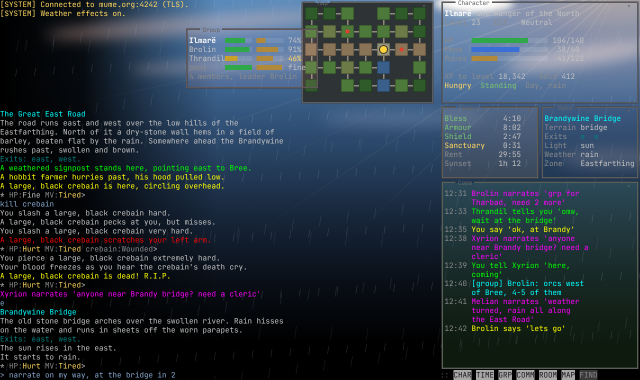
#> input picture notes/research/frame-mockup/main.png, 1280 x 760 px (shown at 1/2 size)
$ python imgdiff.py ../../../frame-mockup/main.png ../../../frame-mockup/montage.png out.png
#> lines starting #> are read from the running program, lines starting #| are printed output that depends on the picture
# Pixel diff of two screenshots, restricted to a box (default: the game pane
# area, left 1422×969 CSS px at DPR 2). Prints the count of differing pixels,
# the max channel delta, the rows (in cells) that differ, and writes a diff
# image with the differing pixels in magenta.
#   python3 perf/imgdiff.py a.png b.png out.png [x0 y0 x1 y1]
import sys
from PIL import Image, ImageChops
a = Image.open(sys.argv[1]).convert('RGB')
#> a is the input picture: PIL image 1280x760 RGB; mean R, G, B 44.5, 57, 66.9
b = Image.open(sys.argv[2]).convert('RGB')
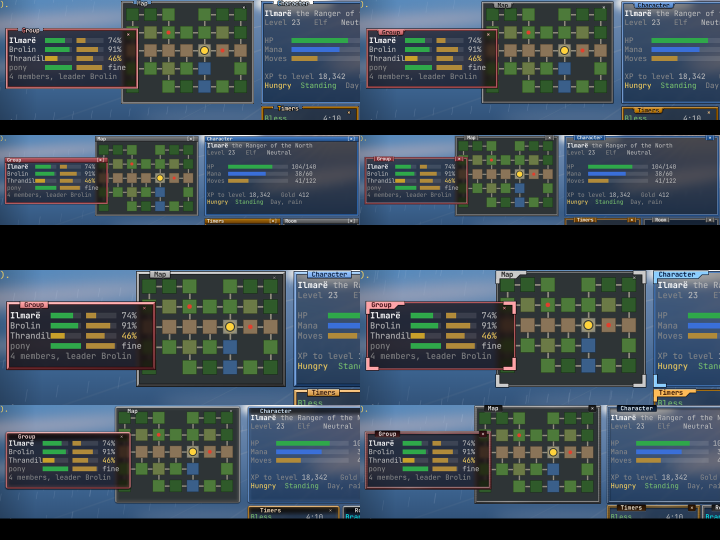
#> input picture notes/research/frame-mockup/montage.png, 1440 x 1080 px (shown at 1/2 size)
#> b is the input picture: PIL image 1440x1080 RGB; mean R, G, B 59.4, 72.7, 81.3
box = tuple(int(v) for v in sys.argv[4:8]) if len(sys.argv) >= 8 else (0, 0, 2844, 1938)
a = a.crop(box); b = b.crop(box)
#> after `a = a.crop(box)`:
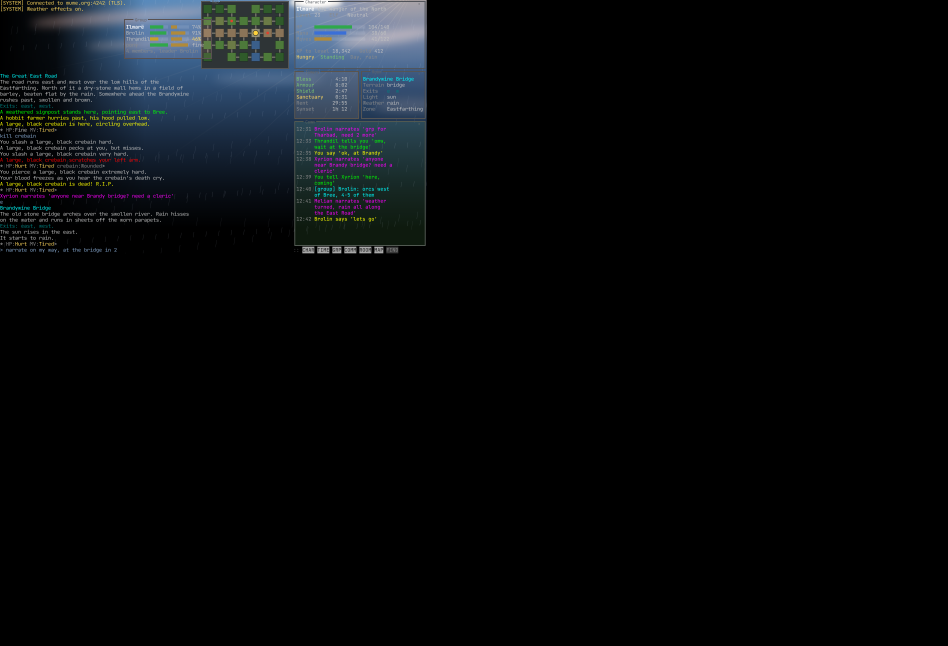
#> a: PIL image 2844x1938 RGB (shown at 1/3 size); mean R, G, B 7.9, 10.1, 11.8
#> after `b = b.crop(box)`:
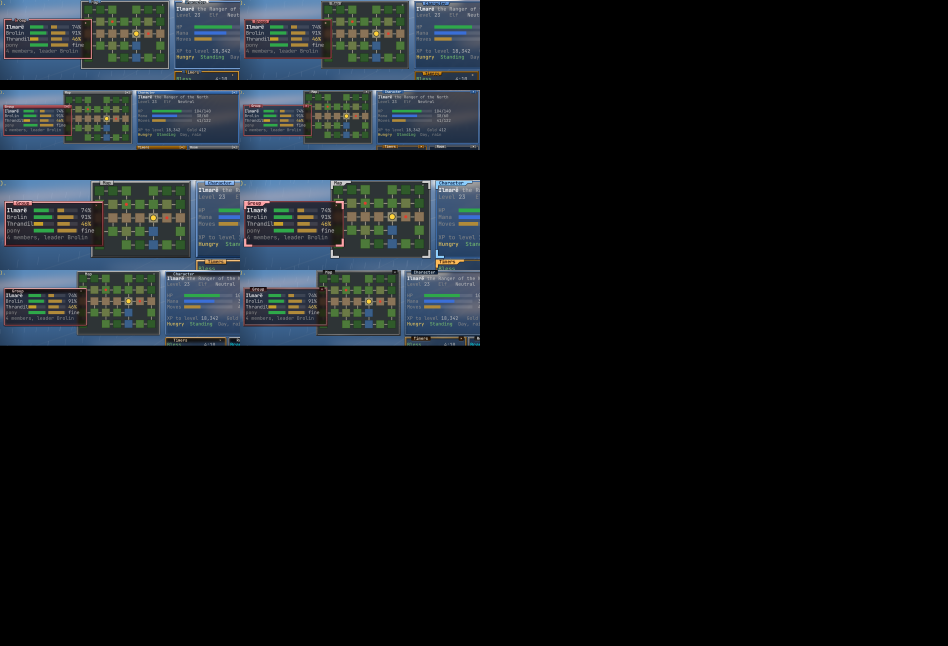
#> b: PIL image 2844x1938 RGB (shown at 1/3 size); mean R, G, B 16.8, 20.5, 22.9
d = ImageChops.difference(a, b)
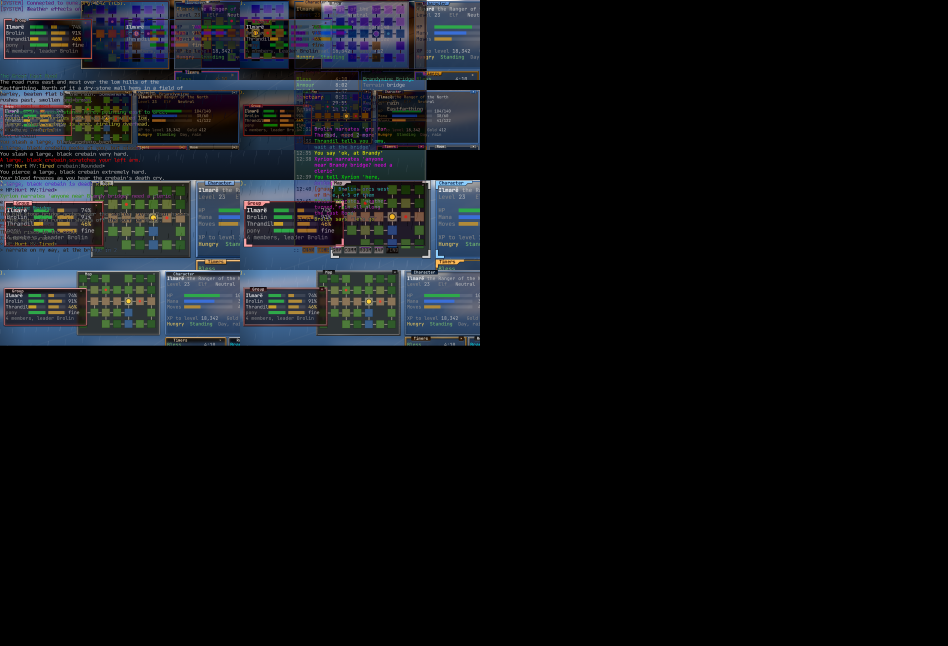
#> d: PIL image 2844x1938 RGB (shown at 1/3 size); mean R, G, B 15.3, 17.7, 20.7
px = d.load()
w, h = d.size
#> w = 2844; h = 1938
n = 0; mx = 0; rows = {}
for y in range(h):
    for x in range(w):
        p = px[x, y]
        m = max(p)
        if m > 0:
            n += 1; mx = max(mx, m)
            rows[y // 34] = rows.get(y // 34, 0) + 1
#> after the loop, n = 1472500; rows = 31 items
print(f'differing pixels: {n} of {w*h} ({100*n/(w*h):.3f}%), max channel delta {mx}')
#| differing pixels: 1472500 of 5511672 (26.716%), max channel delta 255
print('rows (17 css px = 34 device px) with differences (row: pixels):', sorted(rows.items())[:60])
#> (printed output is left out)
out = b.copy()
op = out.load()
for y in range(h):
    for x in range(w):
        if max(px[x, y]) > 0: op[x, y] = (255, 0, 255)
out.save(sys.argv[3])
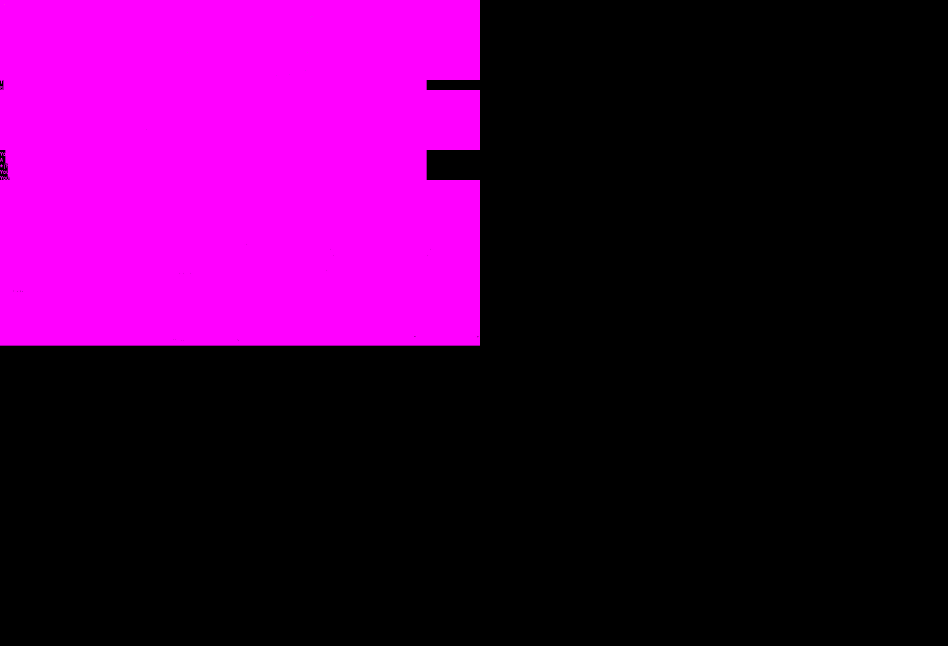
#> saved as out.png: PIL image 2844x1938 RGB (shown at 1/3 size); mean R, G, B 68.1, 0, 68.1
